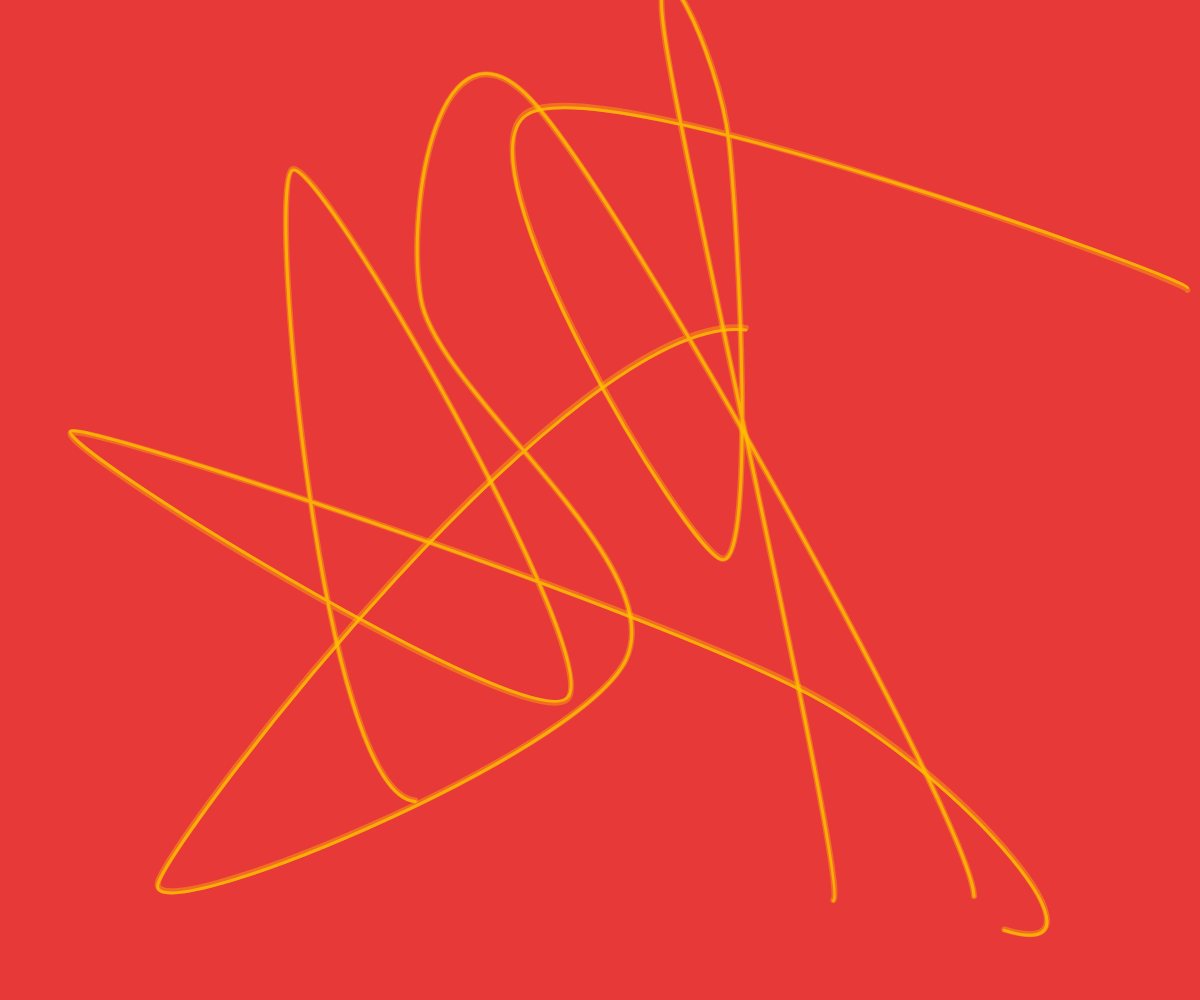
Frame 1 (no input)
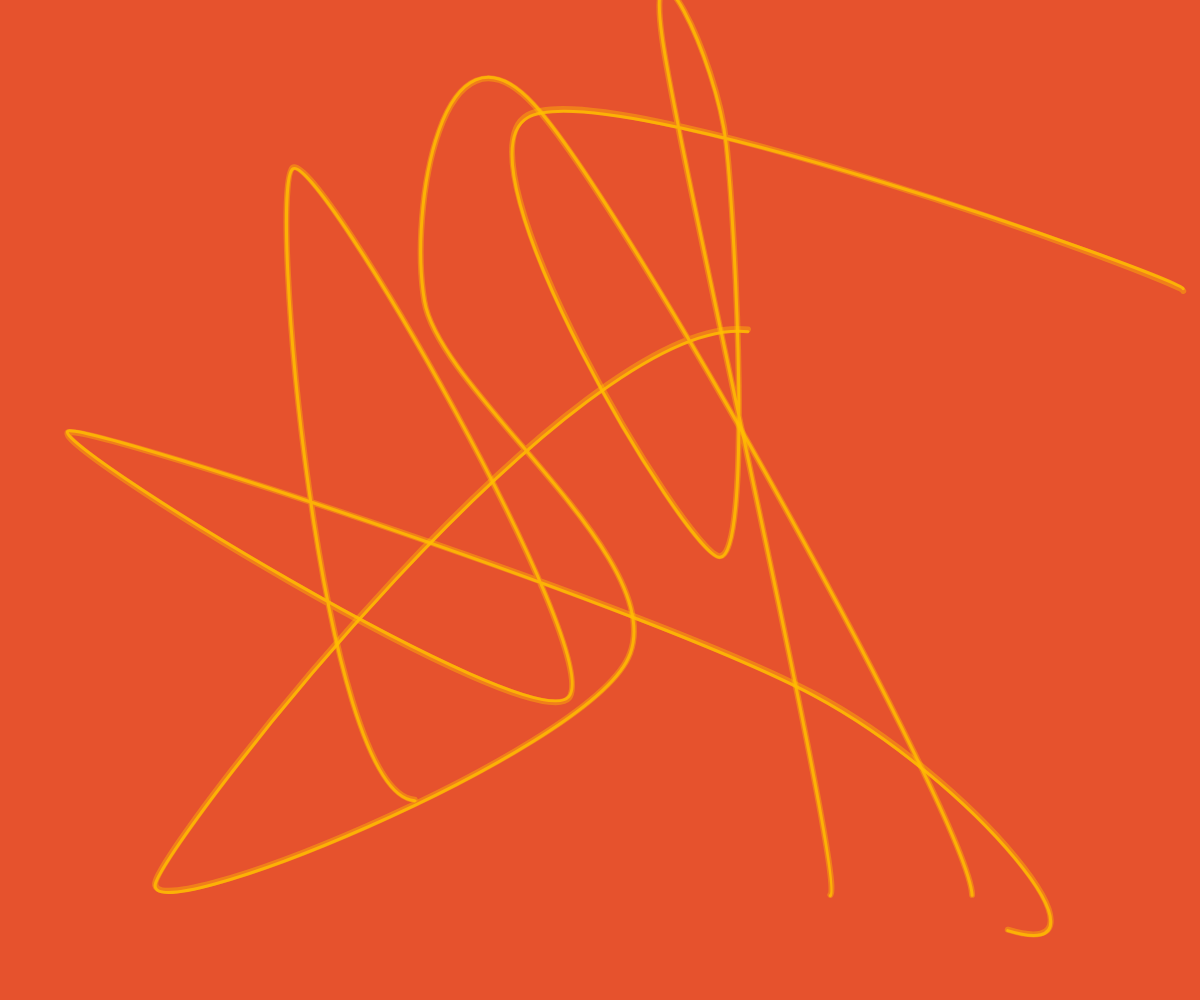
Frame 60 (no input)
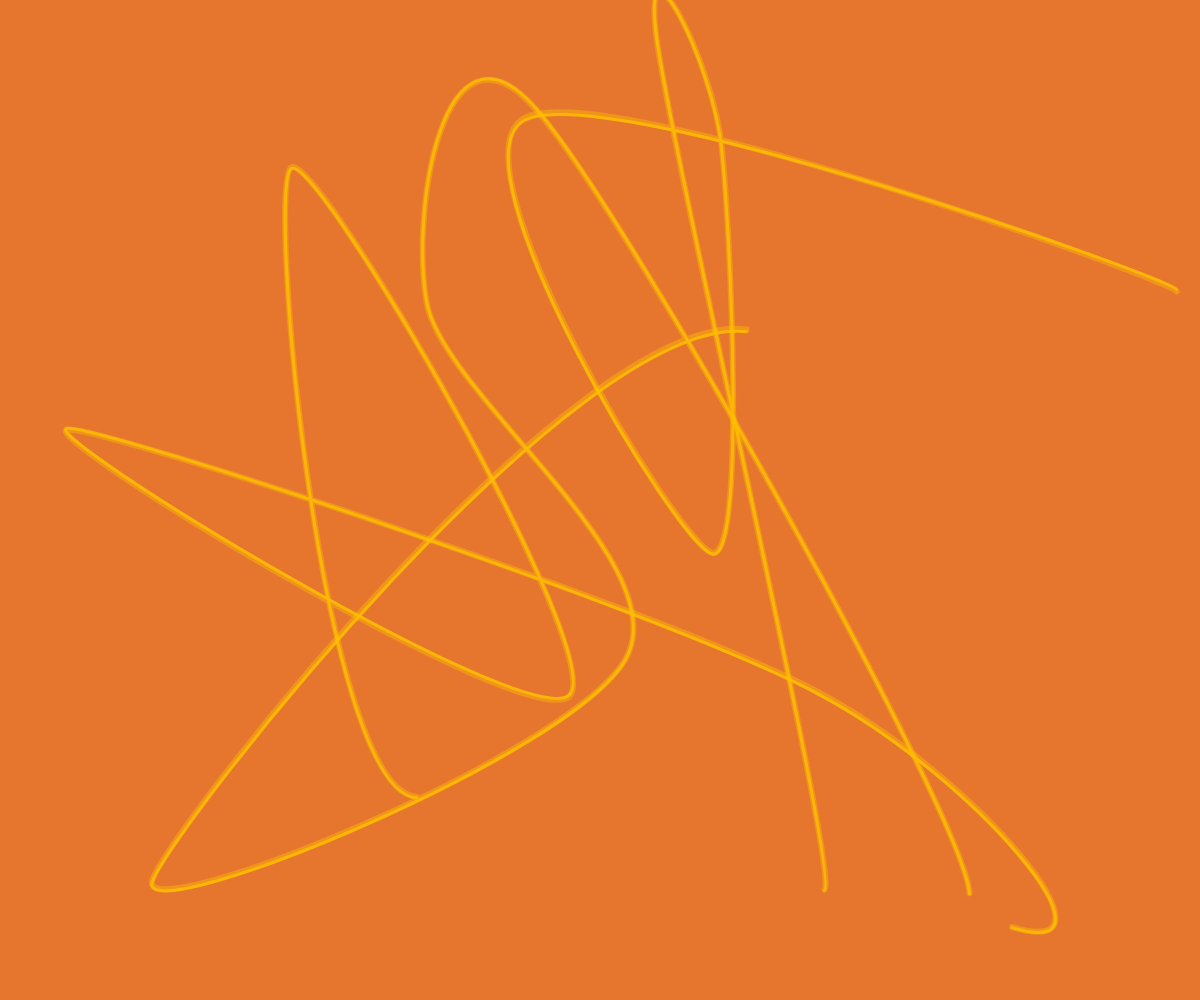
Frame 120 (the mouse pressed at the canvas centre since frame 60)

The p5.js sketch that drew these frames (run headless with seeded random() and noise() and a simulated clock; from frame 60 on, the mouse is pressed at the canvas centre):

// p5.js sketch
// ── sketch.js
let noodles = [];
const noodleCount = 3;
const segmentCount = 8;

function setup() {
  createCanvas(windowWidth, windowHeight);
  colorMode(HSB, 360, 100, 100, 100);
  
  for (let i = 0; i < noodleCount; i++) {
    noodles.push(createNoodle());
  }
}

function draw() {
  let hue = (frameCount * 0.2) % 360;
  background(hue, 80, 90, 95);
  
  for (let n of noodles) {
    updateNoodle(n);
    drawNoodle(n);
  }
}

function createNoodle() {
  let points = [];
  for (let i = 0; i < segmentCount; i++) {
    points.push(createVector(
      random(width),
      random(height),
      random(-50, 50)
    ));
  }
  return { points, phase: random(TWO_PI) };
}

function updateNoodle(noodle) {
  noodle.phase += 0.01;
  
  for (let i = 0; i < noodle.points.length; i++) {
    let point = noodle.points[i];
    
    point.x += noise(point.x * 0.001, point.y * 0.001, noodle.phase) * 0.5 - 0.25;
    point.y += noise(point.y * 0.001, point.z * 0.001, noodle.phase + 0.3) * 0.5 - 0.25;
    point.z += noise(point.z * 0.01, point.x * 0.001, noodle.phase + 0.6) * 0.5 - 0.25;
    
    point.x = constrain(point.x, 0, width);
    point.y = constrain(point.y, 0, height);
    point.z = constrain(point.z, -50, 50);
  }
}

function drawNoodle(noodle) {
  noFill();
  stroke(45, 100, 100, 80);
  strokeWeight(3);
  
  beginShape();
  for (let p of noodle.points) {
    curveVertex(p.x, p.y + p.z * 0.1);
  }
  endShape();
  
  stroke(45, 100, 100, 40);
  strokeWeight(6);
  beginShape();
  for (let p of noodle.points) {
    curveVertex(p.x, p.y + p.z * 0.15);
  }
  endShape();
}

function windowResized() {
  resizeCanvas(windowWidth, windowHeight);
}
